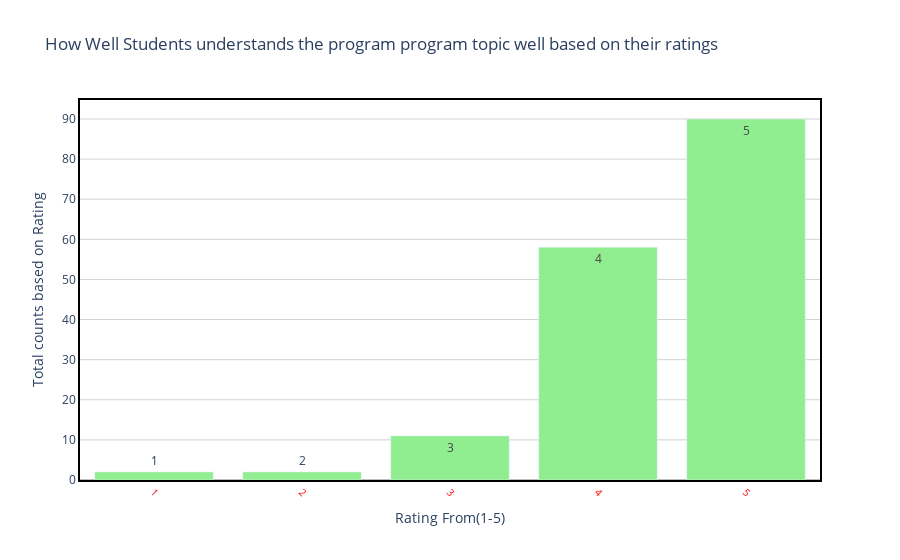

Notebook code for this chart:
### Code cell
draw_trace_bar(UderstandingTopic,'UderstandingTopic(0-5)','counts','How Well Students understands the program program topic well based on their ratings', 'Rating From(1-5)','Total counts based on Rating',"lightgreen")

### Figure 1 — Plotly figure (JSON) as saved in the notebook; plotly's stock layout.template omitted (floating-point values rounded to 4 significant figures)
{"data": [{"marker": {"color": "lightgreen"}, "text": [5, 4, 3, 1, 2], "type": "bar", "x": [5, 4, 3, 1, 2], "y": [90, 58, 11, 2, 2]}], "layout": {"hovermode": "closest", "paper_bgcolor": "rgba(0, 0, 0, 0)", "plot_bgcolor": "rgba(0, 0, 0, 0)", "title": {"text": "How Well Students understands the program program topic well based on their ratings"}, "xaxis": {"linecolor": "black", "linewidth": 2, "mirror": true, "showline": true, "showticklabels": true, "tickangle": 45, "tickfont": {"color": "red", "size": 10}, "title": {"text": "Rating From(1-5)"}, "zeroline": true, "zerolinecolor": "grey", "zerolinewidth": 1}, "yaxis": {"gridcolor": "lightgrey", "linecolor": "black", "linewidth": 2, "mirror": true, "showline": true, "title": {"text": "Total counts based on Rating"}, "zeroline": true, "zerolinecolor": "grey", "zerolinewidth": 1}}}
